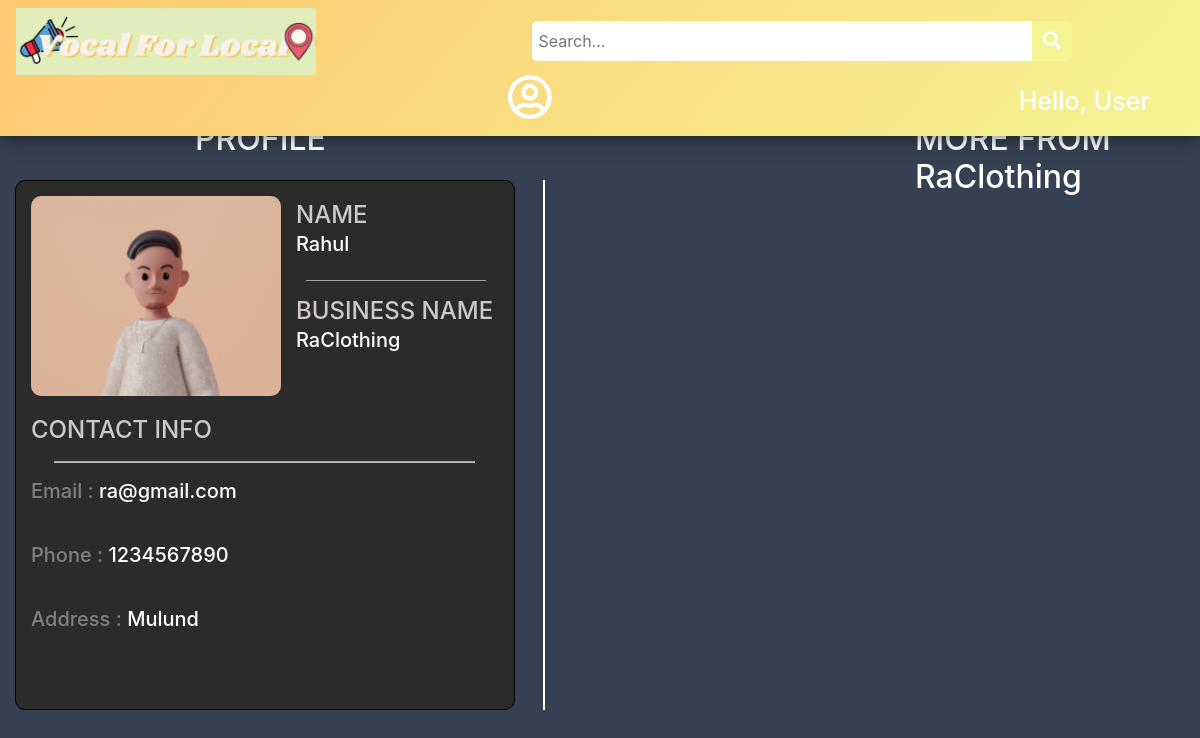
The page /RaClothing on the database as committed earlier.
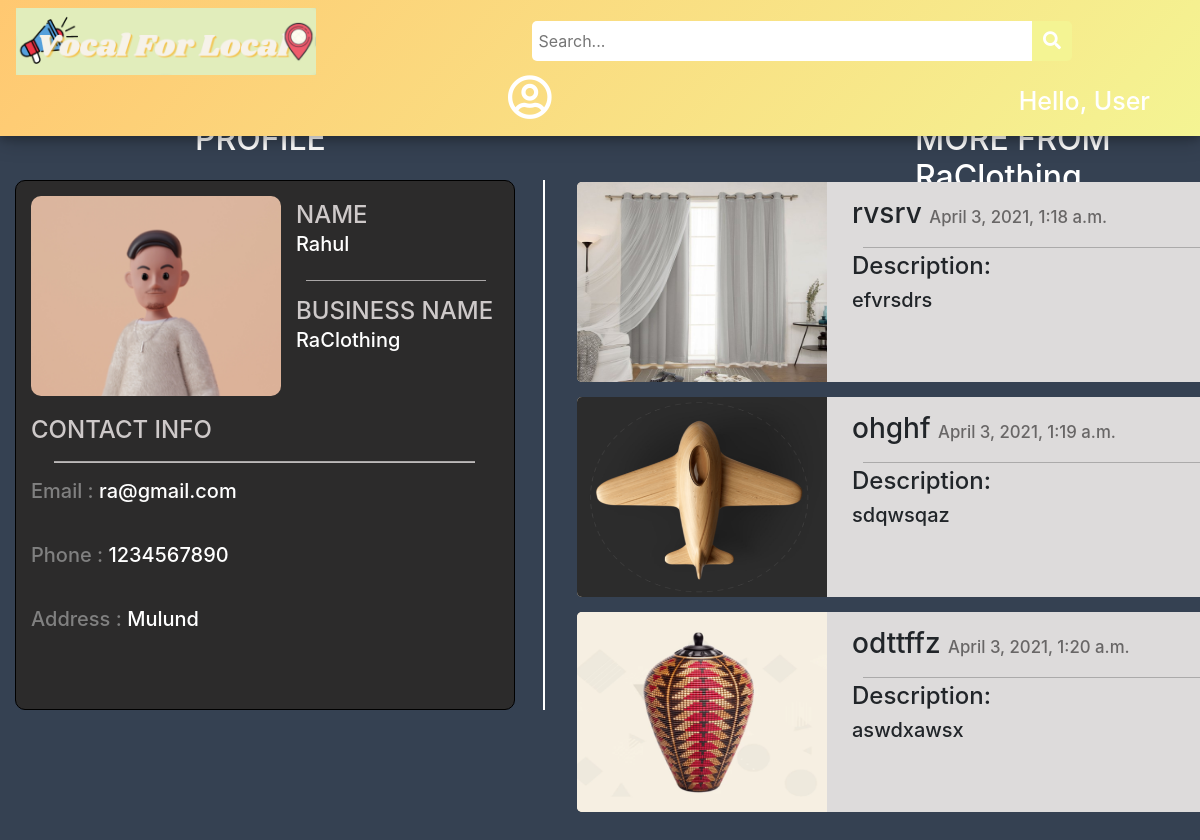
The same page on the database as committed later.
### main/models.py (models this page shows)
class Post(models.Model):
    p_id = models.IntegerField(primary_key=True, null=False)
    name = models.CharField(max_length=50,null=True)
    description = models.CharField(max_length=1000, null=True)
    photo = models.ImageField(upload_to="images/",null=True,verbose_name="")
    owner = models.ForeignKey(Customer, null=True, on_delete= models.CASCADE)
    date_created = models.DateTimeField(auto_now_add=True, null=True)
    category = models.CharField(max_length=100, null=True)
    availability = models.CharField(max_length=20, null=True)
    location = models.CharField(max_length=50, null=True)
    business_name = models.CharField(max_length=50,null=True)
    def __str__(self):
	    return self.name
    @property
    def imageURL(self):
        try:
            url = self.photo.url
        except :
            url = ''
        return url

### main/views.py (the view)
# urls.py: path('<str:business>',views.viewProfile,name="viewProfile"),
def viewProfile(request,business):
	try:
		c = Customer.objects.get(business_name = business)
	except Customer.DoesNotExist:
		raise Http404("No such Business is currently registered with VFL.")
	posts = Post.objects.filter(owner = c)
	print(c)
	print(posts)
	context = {"c":c,"posts":posts}
	return render(request,'main/viewProfile.html',context)

### main/models.py (called while the page is built)
    def __str__(self):
	    return self.name

### main/templates/main/viewProfile.html (shortened to what the changed rows need)
{% load static %}
<!DOCTYPE html>
<html lang="en">
<head>
    <link rel="stylesheet" href="https://use.fontawesome.com/releases/v5.6.1/css/all.css"
 />
    <link rel="stylesheet" href="https://cdn.jsdelivr.net/npm/bootstrap@4.6.0/dist/css/bootstrap.min.css">
    <link rel="stylesheet" href="{%static '/css/viewProfile.css' %}">
</head>
<body style="background-color: rgb(53, 65, 82);">
      <div class="container-fluid">
          <h2 id="heading">
              PROFILE
          </h2>
          <h2 id="heading1">
            MORE FROM {{c.business_name}}
          </h2>
          <div id="card">
            {% for p in posts %}
            <div class="card-individual">
                <div id="card-info">
                    <img src="{{p.imageURL}}" alt="" style="width: 250px;height: 200px; background-position: center; background-size: cover; background-repeat: no-repeat; border-bottom-left-radius: 5px; border-top-left-radius: 5px; ">
                </div>
                <div id="product-info">
                    <h3 style="margin-left: 5px;">
                        {{p.name}} <span style="font-size:0.6em; color: rgb(104, 102, 102);">{{p.date_created}}</span>
                    </h3>
                    <hr style="width:95%; margin-bottom: 4px; background-color: rgb(190, 189, 189);">
                    <h4 style="margin-left: 5px;">
                        Description:
                        <h5 style="display: flex; flex-direction:row; flex-wrap: wrap; overflow: hidden; margin-left: 5px;">
                            {{p.description}}
                        </h5>
                    </h4>
                </div>
            </div>
            {% endfor %}
          </div>
      </div>
</body>
</html>

Rows that differ between the two databases and show on the page:
added Post: imageURL (picture), name "rvsrv", date_created "April 3, 2021, 1:18 a.m.", description "efvrsdrs"
added Post: imageURL (picture), name "ohghf", date_created "April 3, 2021, 1:19 a.m.", description "sdqwsqaz"
added Post: imageURL (picture), name "odttffz", date_created "April 3, 2021, 1:20 a.m.", description "aswdxawsx"
